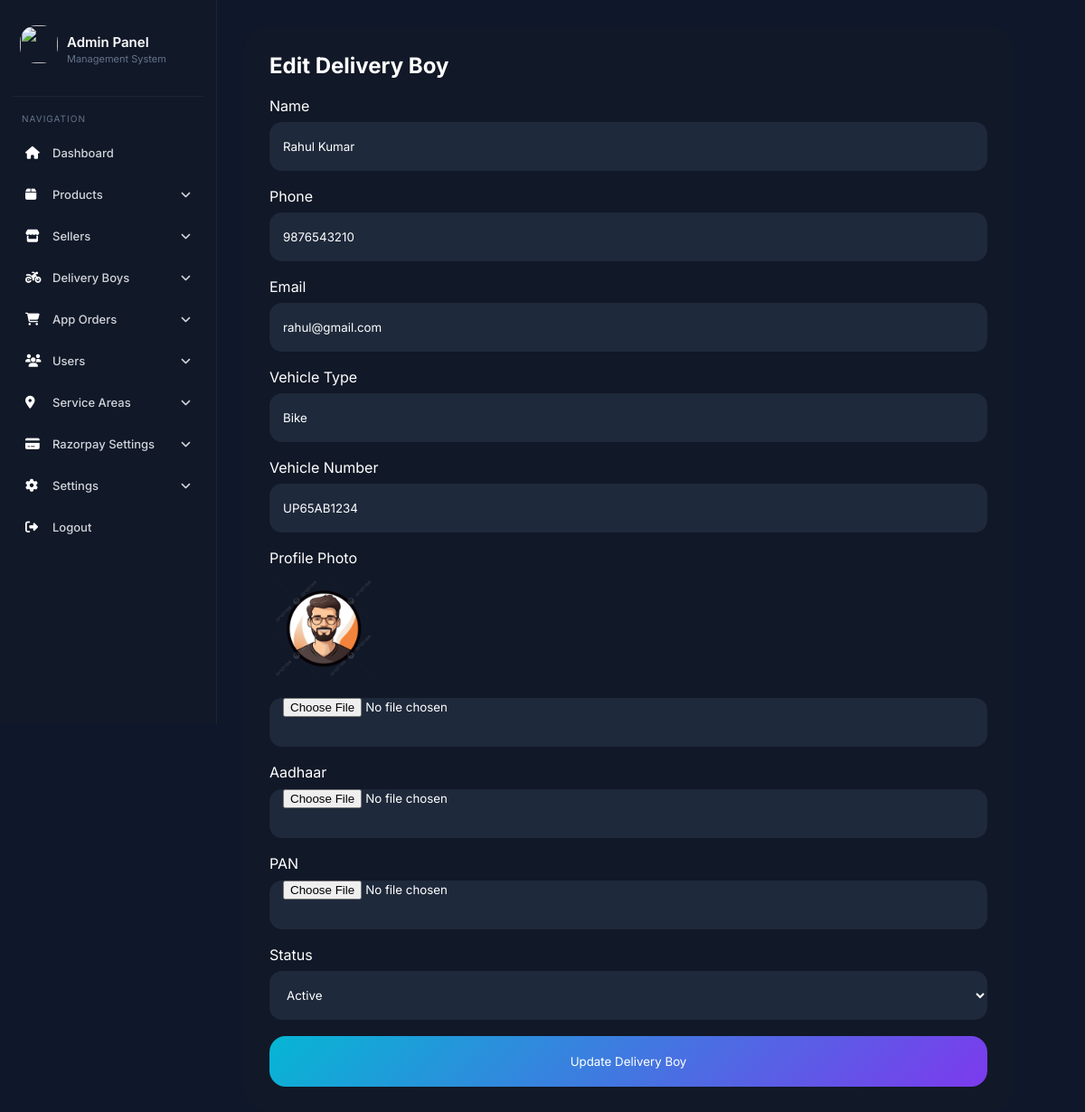
The app's page /Backend/admin/edit-delivery-boy.php?id=1 (signed in) with its own data.
### tables this page shows
CREATE TABLE `delivery_boys` (
  `id` int(11) NOT NULL,
  `seller_id` int(11) DEFAULT NULL,
  `name` varchar(150) DEFAULT NULL,
  `phone` varchar(20) DEFAULT NULL,
  `email` varchar(150) DEFAULT NULL,
  `password` varchar(255) DEFAULT NULL,
  `address` text DEFAULT NULL,
  `aadhaar_number` varchar(50) DEFAULT NULL,
  `aadhaar_photo` text DEFAULT NULL,
  `pan_number` varchar(50) DEFAULT NULL,
  `pan_photo` text DEFAULT NULL,
  `profile_photo` text DEFAULT NULL,
  `vehicle_type` varchar(100) DEFAULT NULL,
  `vehicle_name` varchar(150) DEFAULT NULL,
  `vehicle_number` varchar(100) DEFAULT NULL,
  `vehicle_photo` text DEFAULT NULL,
  `driving_license_number` varchar(100) DEFAULT NULL,
  `driving_license_photo` text DEFAULT NULL,
  `latitude` double DEFAULT NULL,
  `longitude` double DEFAULT NULL,
  `wallet_balance` int(11) DEFAULT 0,
  `is_active` tinyint(1) DEFAULT 1,
  `status` varchar(50) DEFAULT 'offline',
  `created_at` timestamp NULL DEFAULT current_timestamp(),
  `updated_at` timestamp NULL DEFAULT current_timestamp() ON UPDATE current_timestamp()
);

### Backend/admin/edit-delivery-boy.php (the view, shortened to what this page needs)
<?php
require_once "db.php";
$id=
intval(
$_GET["id"]
?? 0
);
$stmt=
$pdo->prepare(
"
SELECT *
FROM delivery_boys
WHERE id=?
LIMIT 1
"
);
$stmt->execute([
$id
]);
$boy=
$stmt->fetch();
?>
<!DOCTYPE html>
<html>
<head>
</head>
<body>
<?php include "nav.php"; ?>
<div class="main">
<div class="card">
<h2>
Edit Delivery Boy
</h2>
<br>
<form
method="POST"
enctype="multipart/form-data">
<div class="group">
<label>
Name
</label>
<input
name="name"
value="<?=htmlspecialchars($boy["name"])?>">
</div>
<div class="group">
<label>
Phone
</label>
<input
name="phone"
value="<?=htmlspecialchars($boy["phone"])?>">
</div>
<div class="group">
<label>
Email
</label>
<input
name="email"
value="<?=htmlspecialchars($boy["email"])?>">
</div>
<div class="group">
<label>
Vehicle Type
</label>
<input
name="vehicle_type"
value="<?=htmlspecialchars($boy["vehicle_type"])?>">
</div>
<div class="group">
<label>
Vehicle Number
</label>
<input
name="vehicle_number"
value="<?=htmlspecialchars($boy["vehicle_number"])?>">
</div>
<div class="group">
<label>
Profile Photo
</label>
<img
src="../app/<?= $boy["profile_photo"] ?>">
<input
type="file"
name="profile">
</div>
<div class="group">
<label>
Aadhaar
</label>
<input
type="file"
name="aadhaar">
</div>
<div class="group">
<label>
PAN
</label>
<input
type="file"
name="pan">
</div>
<div class="group">
<label>
Status
</label>
<select
name="is_active">
<option
value="1"
<?= $boy["is_active"]?"selected":"" ?>
>
Active
</option>
</select>
</div>
<button
name="save">
Update Delivery Boy
</button>
</form>
</div>
</div>
</body>
</html>

### Backend/admin/edit-delivery-boy.php (style rules this page uses)
body { background:#0f172a; color:white; font-family:Inter; }
.main { margin-left:240px; padding:30px; }
.card { max-width:850px; background:#111827; padding:28px; border-radius:24px; }
.group { margin-bottom:18px; }
label { display:block; margin-bottom:8px; }
input, select { width:100%; height:54px; background:#1e293b; border:none; color:white; padding:0 15px; border-radius:14px; }
img { width:120px; height:120px; border-radius:18px; object-fit:cover; margin-bottom:12px; }
button { width:100%; height:56px; background: linear-gradient( 135deg, #06b6d4, #7c3aed ); border:none; color:white; border-radius:18px; }

### Backend/admin/nav.php (style rules this page uses)
* { margin:0; padding:0; box-sizing:border-box; font-family:'Inter',sans-serif; }
body { background:#0f172a; }

### records on screen
delivery_boys: name "Rahul Kumar", phone "9876543210", email "rahul@gmail.com", vehicle_type "Bike", vehicle_number "UP65AB1234", profile_photo (picture), is_active "Active"
